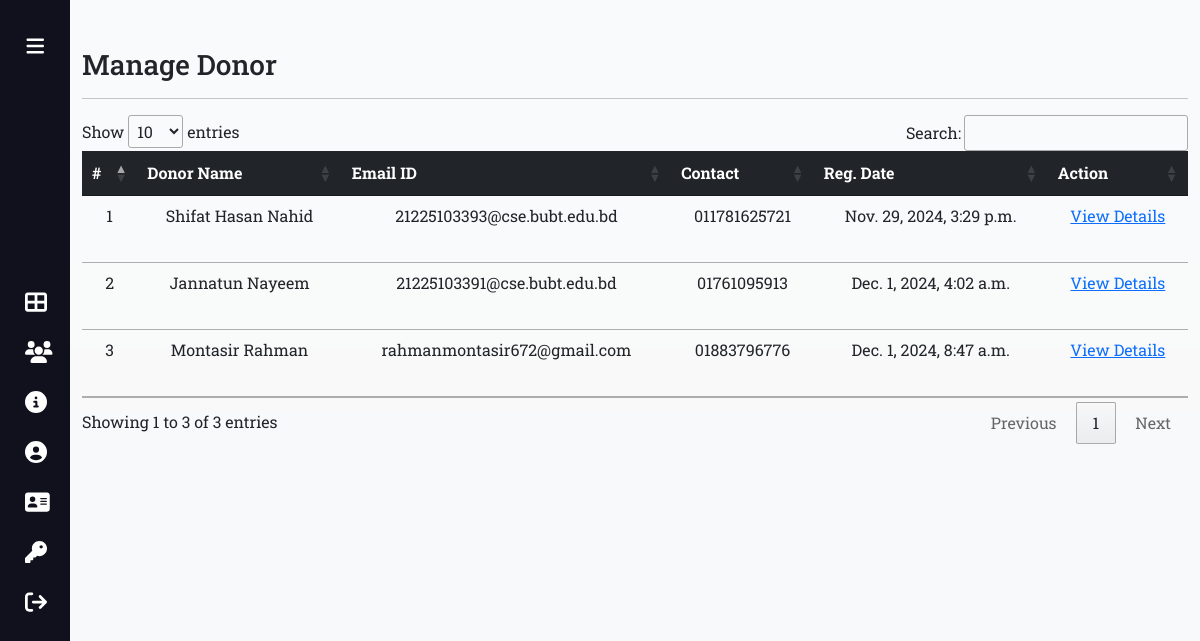
/manage-donor/ (signed in), run on the app's committed database.
### app/models.py (models this page shows)
class Donor (models.Model):
    user = models.ForeignKey(User, on_delete=models.CASCADE)
    contact = models.CharField(max_length=15, null=True)
    address = models.CharField(max_length=300, null=True)
    userpic=models.ImageField(upload_to='donor',null=True, blank=True)
    regdate = models.DateTimeField(auto_now_add=True)

### app/views.py (the view)
# urls.py: path("manage-donor/", views.manage_donor, name="manage_donor"),
def manage_donor(request):
    if not request.user.is_authenticated:
       return redirect('/login-admin')
    donor=Donor.objects.all()
    return render(request, "manage-donor.html",locals())

### app/templates/manage-donor.html
{% extends 'base-db-admin.html' %}
{% load static %}
{% block main %}
<div class="container mt-5 vh-100 table-responsive">
    <h3>Manage Donor</h3>
    <hr>
    <table id="mytable" class="table data">
        <thead class="table-dark">
            <tr class="text-center">
                <th scope="col">#</th>
                <th>Donor Name</th>
                <th>Email ID</th>
                <th>Contact</th>
                <th>Reg. Date</th>
                <th>Action</th>
              </tr>
        </thead>
        <tbody>
          {% for i in donor %}
              <tr class="text-center">
                <td>{{forloop.counter}}</td>
                <td>{{i.user.first_name}} {{i.user.last_name}}</td>
                <td>{{i.user.email}}</td>
                <td>{{i.contact}}</td>
                <td>{{i.regdate}}</td>
                <td><a href="{% url 'view_donordetail' i.id %}" class="text-primary">View Details</a></td>
              </tr>
          {% endfor %}
        </tbody>
    </table>
  </div>
{% endblock main %}

### app/static/css/style-admin.css (style rules this page uses)
* { margin:0; padding:0; box-sizing: border-box; }
body { position: relative; min-height: 100vh; width: 100%; overflow: hidden; }
.table tr td { height: 50px; }

### data on the page
Donor: user.first_name "Shifat Hasan", user.last_name "Nahid", user.email "21225103393@cse.bubt.edu.bd", contact "011781625721", regdate "Nov. 29, 2024, 3:29 p.m."
Donor: user.first_name "Jannatun", user.last_name "Nayeem", user.email "21225103391@cse.bubt.edu.bd", contact "01761095913", regdate "Dec. 1, 2024, 4:02 a.m."
Donor: user.first_name "Montasir", user.last_name "Rahman", user.email "rahmanmontasir672@gmail.com", contact "01883796776", regdate "Dec. 1, 2024, 8:47 a.m."
